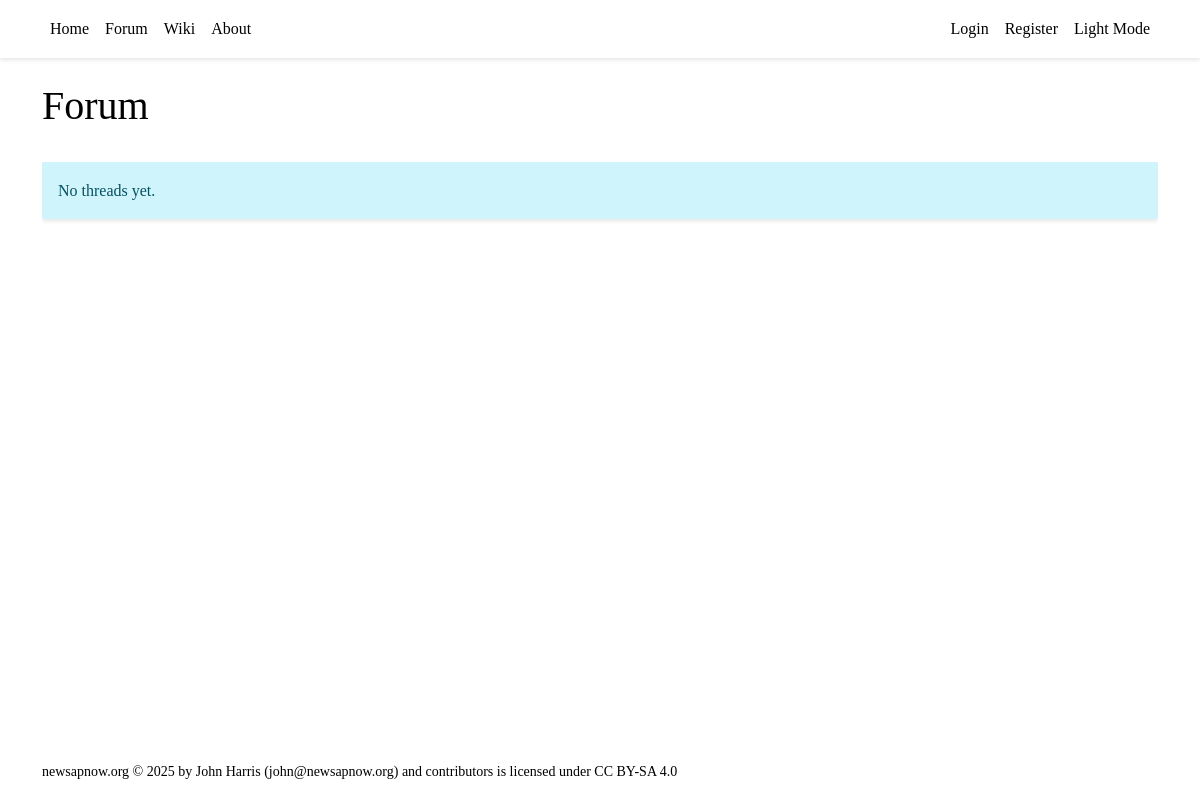
Before: /forum/ with the older database file.
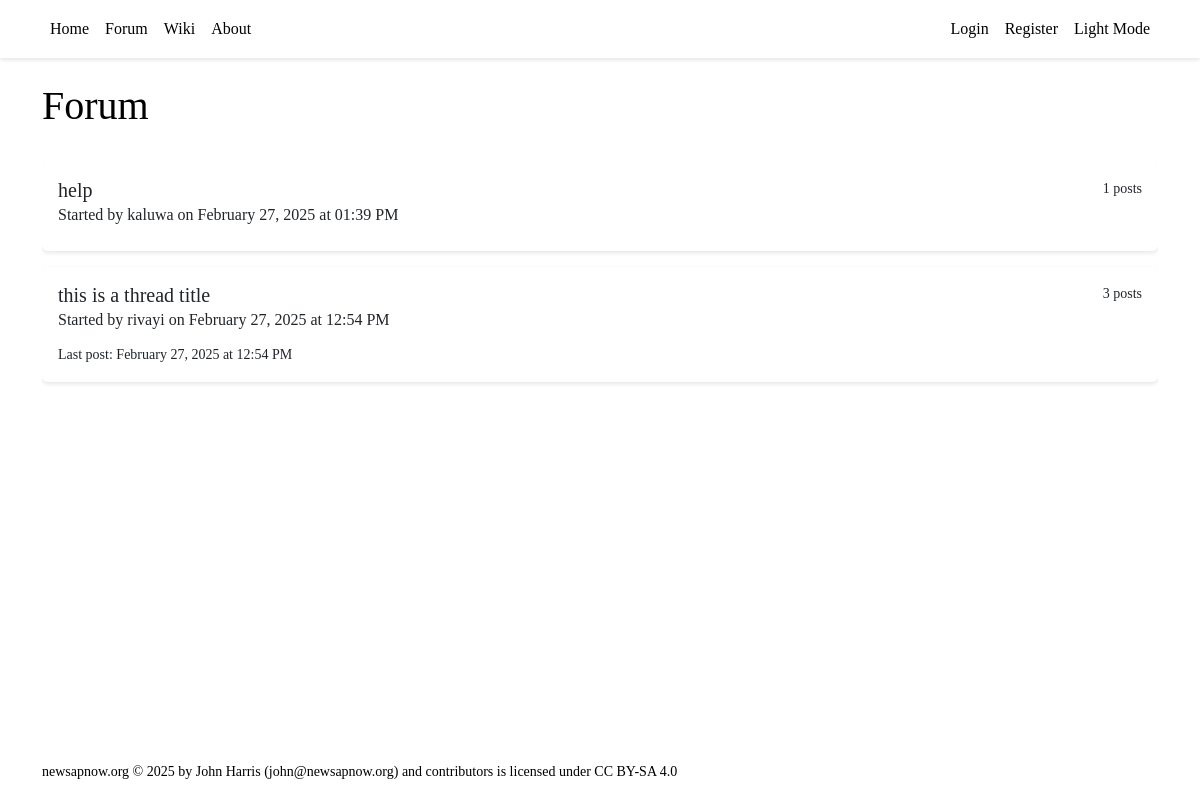
After: the same page with the newer database file.
### tables this page shows
CREATE TABLE threads (
        id INTEGER PRIMARY KEY AUTOINCREMENT,
        title TEXT NOT NULL CHECK(length(title) <= 132),
        created_by INTEGER NOT NULL,
        group_id INTEGER,
        category_id INTEGER,
        created_at TIMESTAMP DEFAULT CURRENT_TIMESTAMP,
        updated_at TIMESTAMP DEFAULT CURRENT_TIMESTAMP,
        last_seen_at TIMESTAMP DEFAULT CURRENT_TIMESTAMP,
        FOREIGN KEY (created_by) REFERENCES users(id),
        FOREIGN KEY (group_id) REFERENCES groups(id),
        FOREIGN KEY (category_id) REFERENCES group_categories(id)
    );

### backend/forum.py (the view)
@forum_blueprint.route("/")
def view_threads():
    user_id = session.get('user_id')
    page = request.args.get('page', 1, type=int)
    offset = (page - 1) * Config.THREADS_PER_PAGE
    with get_db() as conn:
        cursor = conn.cursor()
        if user_id:
            cursor.execute("""
                SELECT group_id
                FROM user_groups
                WHERE user_id = ? AND filter_on = 1
            """, (user_id,))
            filtered_groups = [row['group_id'] for row in cursor.fetchall()]
            if not filtered_groups:
                filtered_groups = [-1]  # Use an impossible group ID to return no results
            filtered_groups_str = ','.join('?' for _ in filtered_groups)
            cursor.execute(f"""
                SELECT DISTINCT
                    t.*, u.username,
                    g.grouptext as group_name,
                    gc.category as category_name,
                    COUNT(p.id) as post_count,
                    MAX(p.created_at) as last_post_at
                FROM threads t
                JOIN users u ON t.created_by = u.id
                LEFT JOIN groups g ON t.group_id = g.id
                LEFT JOIN group_categories gc ON t.category_id = gc.id
                LEFT JOIN thread_users tu ON t.id = tu.thread_id
                LEFT JOIN posts p ON t.id = p.thread_id
                WHERE
                    (t.group_id IS NULL OR t.group_id IN ({filtered_groups_str}))
                    AND (
                        tu.thread_id IS NULL
                        OR tu.user_id = ?
                        OR t.created_by = ?
                    )
                GROUP BY t.id
                ORDER BY last_post_at DESC
                LIMIT ? OFFSET ?
            """, filtered_groups + [user_id, user_id, Config.THREADS_PER_PAGE, offset])
        else:
            cursor.execute("""
                SELECT DISTINCT
                    t.*, u.username,
                    g.grouptext as group_name,
                    gc.category as category_name,
                    COUNT(p.id) as post_count,
                    MAX(p.created_at) as last_post_at
                FROM threads t
                JOIN users u ON t.created_by = u.id
                LEFT JOIN groups g ON t.group_id = g.id
                LEFT JOIN group_categories gc ON t.category_id = gc.id
                LEFT JOIN thread_users tu ON t.id = tu.thread_id
                LEFT JOIN posts p ON t.id = p.thread_id
                WHERE tu.thread_id IS NULL
                GROUP BY t.id
                ORDER BY last_post_at DESC
                LIMIT ? OFFSET ?
            """, (Config.THREADS_PER_PAGE, offset))
        threads = cursor.fetchall()
    return render_template("forum/thread_list.html",
                               threads=threads,
                               page=page,
                               Config=Config)

### backend/database.py (called while the page is built)
@contextmanager
def get_db() -> Generator[sqlite3.Connection, None, None]:
    conn = sqlite3.connect(Config.SQLITE_DB_PATH)
    conn.row_factory = sqlite3.Row
    try:
        yield conn
    finally:
        conn.commit()
        conn.close()

### backend/server.py (called while the page is built)
@app.template_filter('datetime')
def format_datetime(value):
    if isinstance(value, str):
        try:
            value = datetime.strptime(value, '%Y-%m-%d %H:%M:%S')
        except ValueError:
            return value
    return value.strftime('%B %d, %Y at %I:%M %p')

### frontend/templates/forum/thread_list.html (shortened to what this page needs)
{% extends "base.html" %}
{% block content %}
    <div class="d-flex justify-content-between align-items-center mb-4">
        <h1>Forum</h1>
    </div>
    <div class="thread-list" tabindex="0">
        {% for thread in threads %}
            <div class="thread-item card mb-3" data-thread-id="{{ thread.id }}">
                <div class="card-body">
                    <div class="d-flex justify-content-between align-items-start">
                        <h5 class="card-title mb-1">
                            <a href="{{ url_for('forum.view_thread', thread_id=thread.id) }}" class="text-decoration-none">
                                {{ thread.title }}
                            </a>
                        </h5>
                        <small class="text-muted">{{ thread.post_count }} posts</small>
                    </div>
                    <p class="card-subtitle mb-2 text-muted">
                        Started by {{ thread.username }} on {{ thread.created_at | datetime }}
                    </p>
                    {% if thread.last_post_at != thread.created_at %}
                        <small class="text-muted">
                            Last post: {{ thread.last_post_at | datetime }}
                        </small>
                    {% endif %}
                </div>
            </div>
        {% else %}
            <div class="alert alert-info">No threads yet.</div>
        {% endfor %}
    </div>
{% endblock %}

### frontend/templates/base.html (shortened to what this page needs)
<!DOCTYPE html>
<html lang="en">
<head>
    <link rel="stylesheet" href="{{ url_for('static', filename='bootstrap/css/bootstrap.min.css') }}">
    <link rel="stylesheet" href="{{ url_for('static', filename='styles.css') }}">
</head>
<body>
<nav class="navbar navbar-expand-lg navbar-dark bg-dark">
    <div class="container">
        <div class="collapse navbar-collapse" id="navbarNav">
            <ul class="navbar-nav">
                <li class="nav-item"><a class="nav-link" href="/">Home</a></li>
                <li class="nav-item"><a class="nav-link" href="/forum">Forum</a></li>
                <li class="nav-item"><a class="nav-link" href="/wiki">Wiki</a></li>
                <li class="nav-item"><a class="nav-link" href="/about">About</a></li>
            </ul>
            <ul class="navbar-nav ms-auto">
                {% if session.get('user') %}
                    <li class="nav-item">
                        <a class="nav-link" href="/auth/logout">Logout ({{ session['user'] }})</a>
                    </li>
                {% else %}
                    <li class="nav-item"><a class="nav-link" href="/auth/login">Login</a></li>
                    <li class="nav-item"><a class="nav-link" href="/auth/register">Register</a></li>
                {% endif %}
                <li class="nav-item">
                    <a class="nav-link" href="#" id="theme-toggle" aria-label="Toggle dark/light mode">
                        <span id="theme-text">Light Mode</span>
                    </a>
                </li>
            </ul>
        </div>
    </div>
</nav>
    <main class="container mt-4">
        {% block content %}{% endblock %}
    </main>
    <footer class="site-footer">
        <div class="container py-3">
            <small>
                newsapnow.org © 2025 by John Harris (<a href="mailto:john@newsapnow.org">john@newsapnow.org</a>) and contributors is licensed under <a href="https://creativecommons.org/licenses/by-sa/4.0/">CC BY-SA 4.0</a>
            </small>
        </div>
    </footer>
</body>
</html>

### frontend/static/styles.css (style rules this page uses)
body { font-family: var(--font-family-sans); line-height: 1.6; color: var(--standard-text); background-color: var(--page-bg); }
.navbar { box-shadow: 0 2px 4px rgba(0,0,0,0.1); background-color: var(--card-bg) !important; }
.navbar-dark .navbar-nav .nav-link { color: var(--standard-text); }
.card { border: none; background-color: var(--card-bg); box-shadow: 0 2px 4px rgba(0,0,0,0.1); }
.card-title { color: var(--prominent-text); }
.card-body { background-color: var(--card-bg); color: var(--standard-text); }
.thread-list { max-height: 80vh; overflow-y: auto; }
.thread-item { transition: all 0.2s ease; background-color: var(--card-bg); border-left: 3px solid var(--element-bg); }
html { height: 100%; position: relative; }
body { min-height: 100%; display: flex; flex-direction: column; }
main { flex: 1 0 auto; }
.site-footer { background-color: var(--page-bg); color: var(--subtle-text); width: 100%; margin-top: auto; }
.site-footer a { color: var(--highlight-text); }
a { color: var(--highlight-text); text-decoration: none; }
.text-muted { color: var(--subtle-text) !important; }

Changed rows visible on the page:
added threads: title "help", post_count "1", username "kaluwa", created_at "February 27, 2025 at 01:39 PM"
added threads: title "this is a thread title", post_count "3", username "rivayi", created_at "February 27, 2025 at 12:54 PM", last_post_at "February 27, 2025 at 12:54 PM"
Other visible differences:
text no longer shown: "No threads yet."
